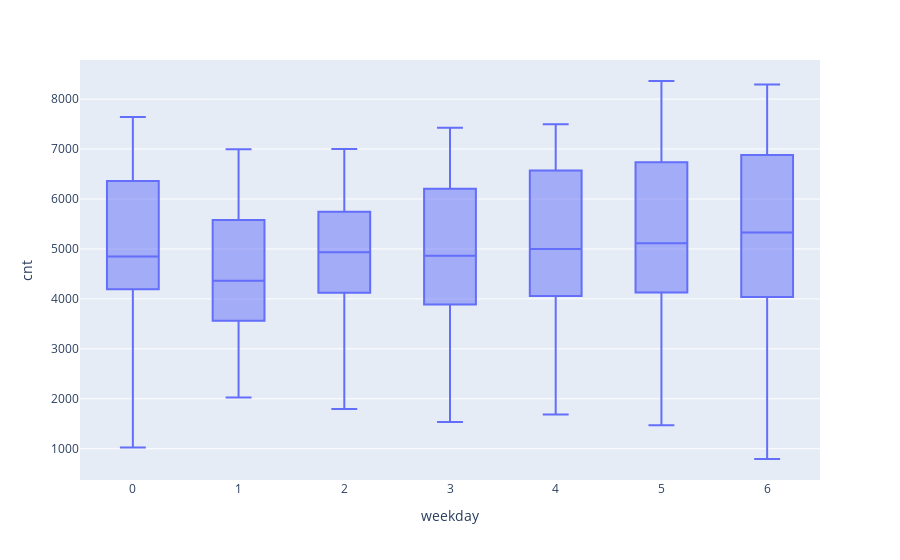

Here is the notebook cell this chart was saved with:
### Markdown cell above
### Insight 6: Day of Week vs usage
We wanted to better understand if a given day of week had more general use than another. For context, are our clients using our services more during leisure on the weekends, or is the service more used to commute to work? Turns out this is a little inconclusive, as the behavior between days doesn't vary by a large enough amount to be able to claim so. There seems to be some grater variance in use on the weekends; however, the means are close enough for us to be able to say that there is no discernable pattern across days of week.

### Code cell
# First, we filter to only evaluate the Summer, which is our most active season.
dow_use = eda_df[eda_df['season']==2]

# We aggregate usage by day of week
dow_use = dow_use.groupby(['dteday', 'weekday'], as_index=False).sum()

# We display the box plot
dow_use_box = px.box(dow_use, x='weekday', y='cnt')
dow_use_box

### Figure 1 — Plotly figure (JSON) as saved in the notebook; plotly's stock layout.template omitted (floating-point values rounded to 4 significant figures; data arrays with more than 128 entries replaced by an {"elided": "..."} marker saying what was removed)
{"data": [{"alignmentgroup": "True", "hovertemplate": "weekday=%{x}<br>cnt=%{y}<extra></extra>", "legendgroup": "", "marker": {"color": "#636efa"}, "name": "", "notched": false, "offsetgroup": "", "orientation": "v", "showlegend": false, "type": "box", "x": {"elided": "184 int values"}, "x0": " ", "xaxis": "x", "y": {"elided": "184 int values"}, "y0": " ", "yaxis": "y"}], "layout": {"autosize": true, "boxmode": "group", "legend": {"tracegroupgap": 0}, "margin": {"t": 60}, "xaxis": {"anchor": "y", "autorange": true, "domain": [0, 1], "range": [-0.5, 6.5], "title": {"text": "weekday"}, "type": "linear"}, "yaxis": {"anchor": "x", "autorange": true, "domain": [0, 1], "range": [374.6, 8782.0], "title": {"text": "cnt"}, "type": "linear"}}}
